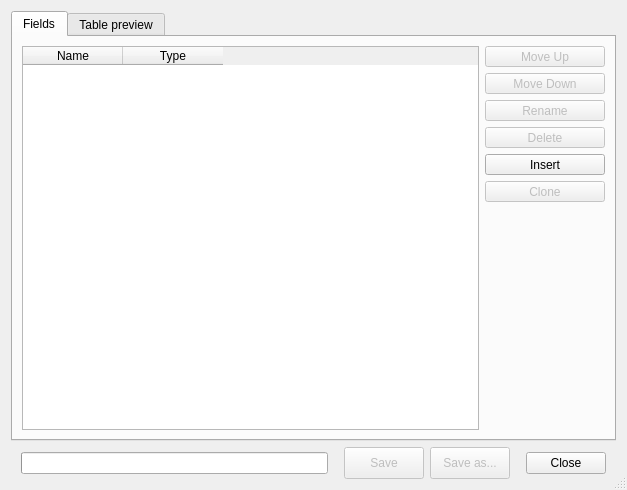
<?xml version="1.0" encoding="UTF-8"?>
<ui version="4.0">
 <author>Borys Jurgiel</author>
 <class>Dialog</class>
 <widget class="QDialog" name="Dialog">
  <property name="enabled">
   <bool>true</bool>
  </property>
  <property name="geometry">
   <rect>
    <x>0</x>
    <y>0</y>
    <width>627</width>
    <height>490</height>
   </rect>
  </property>
  <property name="focusPolicy">
   <enum>Qt::NoFocus</enum>
  </property>
  <property name="contextMenuPolicy">
   <enum>Qt::NoContextMenu</enum>
  </property>
  <property name="windowTitle">
   <string>Table Manager</string>
  </property>
  <property name="windowIcon">
   <iconset resource="resources.qrc">
    <normaloff>:/plugins/tableManager/icons/tableManagerIcon.png</normaloff>:/plugins/tableManager/icons/tableManagerIcon.png</iconset>
  </property>
  <property name="sizeGripEnabled">
   <bool>true</bool>
  </property>
  <layout class="QGridLayout">
   <item row="1" column="0">
    <layout class="QHBoxLayout">
     <item>
      <spacer>
       <property name="orientation">
        <enum>Qt::Horizontal</enum>
       </property>
       <property name="sizeType">
        <enum>QSizePolicy::Fixed</enum>
       </property>
       <property name="sizeHint" stdset="0">
        <size>
         <width>10</width>
         <height>20</height>
        </size>
       </property>
      </spacer>
     </item>
     <item>
      <widget class="QProgressBar" name="progressBar">
       <property name="enabled">
        <bool>true</bool>
       </property>
       <property name="alignment">
        <set>Qt::AlignHCenter</set>
       </property>
       <property name="textVisible">
        <bool>true</bool>
       </property>
       <property name="orientation">
        <enum>Qt::Horizontal</enum>
       </property>
       <property name="invertedAppearance">
        <bool>false</bool>
       </property>
       <property name="textDirection">
        <enum>QProgressBar::TopToBottom</enum>
       </property>
       <property name="format">
        <string/>
       </property>
      </widget>
     </item>
     <item>
      <spacer>
       <property name="orientation">
        <enum>Qt::Horizontal</enum>
       </property>
       <property name="sizeType">
        <enum>QSizePolicy::Fixed</enum>
       </property>
       <property name="sizeHint" stdset="0">
        <size>
         <width>10</width>
         <height>20</height>
        </size>
       </property>
      </spacer>
     </item>
     <item>
      <widget class="QPushButton" name="butSave">
       <property name="enabled">
        <bool>false</bool>
       </property>
       <property name="minimumSize">
        <size>
         <width>0</width>
         <height>32</height>
        </size>
       </property>
       <property name="palette">
        <palette>
         <active/>
         <inactive/>
         <disabled/>
        </palette>
       </property>
       <property name="toolTip">
        <string>Save changes (available only for Shapefiles) </string>
       </property>
       <property name="statusTip">
        <string/>
       </property>
       <property name="whatsThis">
        <string/>
       </property>
       <property name="accessibleDescription">
        <string/>
       </property>
       <property name="text">
        <string>Save</string>
       </property>
       <property name="icon">
        <iconset resource="resources.qrc">
         <normaloff>:/plugins/tableManager/dialog/icons/mActionFileSave.png</normaloff>:/plugins/tableManager/dialog/icons/mActionFileSave.png</iconset>
       </property>
      </widget>
     </item>
     <item>
      <widget class="QPushButton" name="butSaveAs">
       <property name="enabled">
        <bool>false</bool>
       </property>
       <property name="minimumSize">
        <size>
         <width>0</width>
         <height>32</height>
        </size>
       </property>
       <property name="toolTip">
        <string>Save changes to a new layer</string>
       </property>
       <property name="text">
        <string>Save as...</string>
       </property>
       <property name="icon">
        <iconset resource="resources.qrc">
         <normaloff>:/plugins/tableManager/dialog/icons/mActionFileSaveAs.png</normaloff>:/plugins/tableManager/dialog/icons/mActionFileSaveAs.png</iconset>
       </property>
      </widget>
     </item>
     <item>
      <spacer>
       <property name="orientation">
        <enum>Qt::Horizontal</enum>
       </property>
       <property name="sizeType">
        <enum>QSizePolicy::Fixed</enum>
       </property>
       <property name="sizeHint" stdset="0">
        <size>
         <width>10</width>
         <height>20</height>
        </size>
       </property>
      </spacer>
     </item>
     <item>
      <widget class="QDialogButtonBox" name="buttonBox">
       <property name="enabled">
        <bool>true</bool>
       </property>
       <property name="sizePolicy">
        <sizepolicy hsizetype="Fixed" vsizetype="Fixed">
         <horstretch>0</horstretch>
         <verstretch>0</verstretch>
        </sizepolicy>
       </property>
       <property name="minimumSize">
        <size>
         <width>0</width>
         <height>32</height>
        </size>
       </property>
       <property name="layoutDirection">
        <enum>Qt::LeftToRight</enum>
       </property>
       <property name="autoFillBackground">
        <bool>false</bool>
       </property>
       <property name="orientation">
        <enum>Qt::Horizontal</enum>
       </property>
       <property name="standardButtons">
        <set>QDialogButtonBox::Close</set>
       </property>
       <property name="centerButtons">
        <bool>false</bool>
       </property>
      </widget>
     </item>
     <item>
      <spacer>
       <property name="orientation">
        <enum>Qt::Horizontal</enum>
       </property>
       <property name="sizeType">
        <enum>QSizePolicy::Fixed</enum>
       </property>
       <property name="sizeHint" stdset="0">
        <size>
         <width>10</width>
         <height>20</height>
        </size>
       </property>
      </spacer>
     </item>
    </layout>
   </item>
   <item row="0" column="0">
    <widget class="QTabWidget" name="tabWidget">
     <property name="minimumSize">
      <size>
       <width>0</width>
       <height>0</height>
      </size>
     </property>
     <property name="autoFillBackground">
      <bool>true</bool>
     </property>
     <property name="tabShape">
      <enum>QTabWidget::Rounded</enum>
     </property>
     <property name="currentIndex">
      <number>0</number>
     </property>
     <property name="elideMode">
      <enum>Qt::ElideNone</enum>
     </property>
     <property name="usesScrollButtons">
      <bool>false</bool>
     </property>
     <widget class="QWidget" name="tab_2">
      <attribute name="title">
       <string>Fields</string>
      </attribute>
      <layout class="QGridLayout">
       <item row="0" column="0">
        <widget class="QTableWidget" name="fieldsTable">
         <property name="enabled">
          <bool>true</bool>
         </property>
         <property name="sizePolicy">
          <sizepolicy hsizetype="Expanding" vsizetype="MinimumExpanding">
           <horstretch>0</horstretch>
           <verstretch>0</verstretch>
          </sizepolicy>
         </property>
         <property name="minimumSize">
          <size>
           <width>0</width>
           <height>280</height>
          </size>
         </property>
         <property name="focusPolicy">
          <enum>Qt::WheelFocus</enum>
         </property>
         <property name="editTriggers">
          <set>QAbstractItemView::AnyKeyPressed|QAbstractItemView::DoubleClicked|QAbstractItemView::EditKeyPressed</set>
         </property>
         <property name="dragDropMode">
          <enum>QAbstractItemView::NoDragDrop</enum>
         </property>
         <property name="selectionMode">
          <enum>QAbstractItemView::ExtendedSelection</enum>
         </property>
         <property name="selectionBehavior">
          <enum>QAbstractItemView::SelectRows</enum>
         </property>
         <property name="gridStyle">
          <enum>Qt::DotLine</enum>
         </property>
         <property name="wordWrap">
          <bool>false</bool>
         </property>
         <property name="cornerButtonEnabled">
          <bool>false</bool>
         </property>
         <property name="rowCount">
          <number>0</number>
         </property>
         <property name="columnCount">
          <number>2</number>
         </property>
         <column>
          <property name="text">
           <string>Name</string>
          </property>
         </column>
         <column>
          <property name="text">
           <string>Type</string>
          </property>
         </column>
        </widget>
       </item>
       <item row="0" column="1">
        <layout class="QVBoxLayout">
         <item>
          <widget class="QToolButton" name="butUp">
           <property name="enabled">
            <bool>false</bool>
           </property>
           <property name="sizePolicy">
            <sizepolicy hsizetype="Preferred" vsizetype="Fixed">
             <horstretch>0</horstretch>
             <verstretch>0</verstretch>
            </sizepolicy>
           </property>
           <property name="toolTip">
            <string>&lt;html&gt;&lt;head&gt;&lt;meta name=&quot;qrichtext&quot; content=&quot;1&quot; /&gt;&lt;style type=&quot;text/css&quot;&gt;
p, li { white-space: pre-wrap; }
&lt;/style&gt;&lt;/head&gt;&lt;body style=&quot; font-family:'Sans Serif'; font-size:9pt; font-weight:400; font-style:normal;&quot;&gt;
&lt;p style=&quot; margin-top:0px; margin-bottom:0px; margin-left:0px; margin-right:0px; -qt-block-indent:0; text-indent:0px;&quot;&gt;Move selected field up&lt;/p&gt;&lt;/body&gt;&lt;/html&gt;</string>
           </property>
           <property name="text">
            <string>Move Up</string>
           </property>
           <property name="icon">
            <iconset resource="resources.qrc">
             <normaloff>:/plugins/tableManager/dialog/icons/crystalsvg_1uparrow.png</normaloff>:/plugins/tableManager/dialog/icons/crystalsvg_1uparrow.png</iconset>
           </property>
           <property name="toolButtonStyle">
            <enum>Qt::ToolButtonTextBesideIcon</enum>
           </property>
          </widget>
         </item>
         <item>
          <widget class="QToolButton" name="butDown">
           <property name="enabled">
            <bool>false</bool>
           </property>
           <property name="sizePolicy">
            <sizepolicy hsizetype="Preferred" vsizetype="Fixed">
             <horstretch>0</horstretch>
             <verstretch>0</verstretch>
            </sizepolicy>
           </property>
           <property name="minimumSize">
            <size>
             <width>120</width>
             <height>0</height>
            </size>
           </property>
           <property name="toolTip">
            <string>&lt;html&gt;&lt;head&gt;&lt;meta name=&quot;qrichtext&quot; content=&quot;1&quot; /&gt;&lt;style type=&quot;text/css&quot;&gt;
p, li { white-space: pre-wrap; }
&lt;/style&gt;&lt;/head&gt;&lt;body style=&quot; font-family:'Sans Serif'; font-size:9pt; font-weight:400; font-style:normal;&quot;&gt;
&lt;p style=&quot; margin-top:0px; margin-bottom:0px; margin-left:0px; margin-right:0px; -qt-block-indent:0; text-indent:0px;&quot;&gt;Move selected field down&lt;/p&gt;&lt;/body&gt;&lt;/html&gt;</string>
           </property>
           <property name="text">
            <string>Move Down</string>
           </property>
           <property name="icon">
            <iconset resource="resources.qrc">
             <normaloff>:/plugins/tableManager/dialog/icons/crystalsvg_1downarrow.png</normaloff>:/plugins/tableManager/dialog/icons/crystalsvg_1downarrow.png</iconset>
           </property>
           <property name="toolButtonStyle">
            <enum>Qt::ToolButtonTextBesideIcon</enum>
           </property>
          </widget>
         </item>
         <item>
          <widget class="QToolButton" name="butRename">
           <property name="enabled">
            <bool>false</bool>
           </property>
           <property name="sizePolicy">
            <sizepolicy hsizetype="Preferred" vsizetype="Fixed">
             <horstretch>0</horstretch>
             <verstretch>0</verstretch>
            </sizepolicy>
           </property>
           <property name="toolTip">
            <string>&lt;html&gt;&lt;head&gt;&lt;meta name=&quot;qrichtext&quot; content=&quot;1&quot; /&gt;&lt;style type=&quot;text/css&quot;&gt;
p, li { white-space: pre-wrap; }
&lt;/style&gt;&lt;/head&gt;&lt;body style=&quot; font-family:'Sans Serif'; font-size:9pt; font-weight:400; font-style:normal;&quot;&gt;
&lt;p style=&quot; margin-top:0px; margin-bottom:0px; margin-left:0px; margin-right:0px; -qt-block-indent:0; text-indent:0px;&quot;&gt;Rename selected field&lt;/p&gt;&lt;/body&gt;&lt;/html&gt;</string>
           </property>
           <property name="text">
            <string>Rename</string>
           </property>
           <property name="icon">
            <iconset resource="resources.qrc">
             <normaloff>:/plugins/tableManager/dialog/icons/tableManagerIcon3.png</normaloff>:/plugins/tableManager/dialog/icons/tableManagerIcon3.png</iconset>
           </property>
           <property name="toolButtonStyle">
            <enum>Qt::ToolButtonTextBesideIcon</enum>
           </property>
          </widget>
         </item>
         <item>
          <widget class="QToolButton" name="butDel">
           <property name="enabled">
            <bool>false</bool>
           </property>
           <property name="sizePolicy">
            <sizepolicy hsizetype="Preferred" vsizetype="Fixed">
             <horstretch>0</horstretch>
             <verstretch>0</verstretch>
            </sizepolicy>
           </property>
           <property name="toolTip">
            <string>&lt;html&gt;&lt;head&gt;&lt;meta name=&quot;qrichtext&quot; content=&quot;1&quot; /&gt;&lt;style type=&quot;text/css&quot;&gt;
p, li { white-space: pre-wrap; }
&lt;/style&gt;&lt;/head&gt;&lt;body style=&quot; font-family:'Sans Serif'; font-size:9pt; font-weight:400; font-style:normal;&quot;&gt;
&lt;p style=&quot; margin-top:0px; margin-bottom:0px; margin-left:0px; margin-right:0px; -qt-block-indent:0; text-indent:0px;&quot;&gt;Remove selected field&lt;/p&gt;&lt;/body&gt;&lt;/html&gt;</string>
           </property>
           <property name="text">
            <string>Delete</string>
           </property>
           <property name="icon">
            <iconset resource="resources.qrc">
             <normaloff>:/plugins/tableManager/dialog/icons/mActionDeleteAttribute.png</normaloff>:/plugins/tableManager/dialog/icons/mActionDeleteAttribute.png</iconset>
           </property>
           <property name="toolButtonStyle">
            <enum>Qt::ToolButtonTextBesideIcon</enum>
           </property>
          </widget>
         </item>
         <item>
          <widget class="QToolButton" name="butIns">
           <property name="enabled">
            <bool>true</bool>
           </property>
           <property name="sizePolicy">
            <sizepolicy hsizetype="Preferred" vsizetype="Fixed">
             <horstretch>0</horstretch>
             <verstretch>0</verstretch>
            </sizepolicy>
           </property>
           <property name="toolTip">
            <string>&lt;html&gt;&lt;head&gt;&lt;meta name=&quot;qrichtext&quot; content=&quot;1&quot; /&gt;&lt;style type=&quot;text/css&quot;&gt;
p, li { white-space: pre-wrap; }
&lt;/style&gt;&lt;/head&gt;&lt;body style=&quot; font-family:'Sans Serif'; font-size:9pt; font-weight:400; font-style:normal;&quot;&gt;
&lt;p style=&quot; margin-top:0px; margin-bottom:0px; margin-left:0px; margin-right:0px; -qt-block-indent:0; text-indent:0px;&quot;&gt;Insert new field&lt;/p&gt;&lt;/body&gt;&lt;/html&gt;</string>
           </property>
           <property name="text">
            <string>Insert</string>
           </property>
           <property name="icon">
            <iconset resource="resources.qrc">
             <normaloff>:/plugins/tableManager/dialog/icons/mActionNewAttribute.png</normaloff>:/plugins/tableManager/dialog/icons/mActionNewAttribute.png</iconset>
           </property>
           <property name="toolButtonStyle">
            <enum>Qt::ToolButtonTextBesideIcon</enum>
           </property>
          </widget>
         </item>
         <item>
          <widget class="QToolButton" name="butClone">
           <property name="enabled">
            <bool>false</bool>
           </property>
           <property name="sizePolicy">
            <sizepolicy hsizetype="Preferred" vsizetype="Fixed">
             <horstretch>0</horstretch>
             <verstretch>0</verstretch>
            </sizepolicy>
           </property>
           <property name="toolTip">
            <string>&lt;html&gt;&lt;head&gt;&lt;meta name=&quot;qrichtext&quot; content=&quot;1&quot; /&gt;&lt;style type=&quot;text/css&quot;&gt;
p, li { white-space: pre-wrap; }
&lt;/style&gt;&lt;/head&gt;&lt;body style=&quot; font-family:'Sans Serif'; font-size:9pt; font-weight:400; font-style:normal;&quot;&gt;
&lt;p style=&quot; margin-top:0px; margin-bottom:0px; margin-left:0px; margin-right:0px; -qt-block-indent:0; text-indent:0px;&quot;&gt;Clone selected field&lt;/p&gt;&lt;/body&gt;&lt;/html&gt;</string>
           </property>
           <property name="text">
            <string>Clone</string>
           </property>
           <property name="icon">
            <iconset resource="resources.qrc">
             <normaloff>:/plugins/tableManager/dialog/icons/mActionCopySelected.png</normaloff>:/plugins/tableManager/dialog/icons/mActionCopySelected.png</iconset>
           </property>
           <property name="toolButtonStyle">
            <enum>Qt::ToolButtonTextBesideIcon</enum>
           </property>
          </widget>
         </item>
         <item>
          <spacer>
           <property name="orientation">
            <enum>Qt::Vertical</enum>
           </property>
           <property name="sizeHint" stdset="0">
            <size>
             <width>120</width>
             <height>40</height>
            </size>
           </property>
          </spacer>
         </item>
        </layout>
       </item>
      </layout>
     </widget>
     <widget class="QWidget" name="tab_4">
      <attribute name="title">
       <string>Table preview</string>
      </attribute>
      <layout class="QGridLayout">
       <item row="0" column="0">
        <widget class="QTableWidget" name="dataTable">
         <property name="enabled">
          <bool>true</bool>
         </property>
         <property name="selectionMode">
          <enum>QAbstractItemView::SingleSelection</enum>
         </property>
         <property name="selectionBehavior">
          <enum>QAbstractItemView::SelectColumns</enum>
         </property>
         <property name="gridStyle">
          <enum>Qt::DotLine</enum>
         </property>
         <property name="wordWrap">
          <bool>false</bool>
         </property>
         <property name="cornerButtonEnabled">
          <bool>false</bool>
         </property>
        </widget>
       </item>
      </layout>
     </widget>
    </widget>
   </item>
  </layout>
 </widget>
 <tabstops>
  <tabstop>buttonBox</tabstop>
  <tabstop>tabWidget</tabstop>
  <tabstop>fieldsTable</tabstop>
  <tabstop>butUp</tabstop>
  <tabstop>butDown</tabstop>
  <tabstop>butRename</tabstop>
  <tabstop>butDel</tabstop>
  <tabstop>butIns</tabstop>
  <tabstop>butClone</tabstop>
  <tabstop>butSave</tabstop>
  <tabstop>butSaveAs</tabstop>
  <tabstop>dataTable</tabstop>
 </tabstops>
 <resources>
  <include location="resources.qrc"/>
 </resources>
 <connections/>
</ui>
